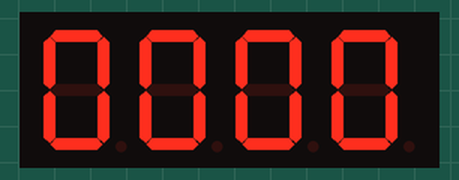
This sketch was run on a simulated Arduino Uno, built with avr-gcc and run on an emulated ATmega328P. On the bench: 4-digit seven-segment display. Wiring (inferred from the names in the program): 4-digit 7-segment display, segments lit when HIGH: segments pin 2, pin 3, pin 4, pin 5, pin 6, pin 7, pin 8; digit selects pin 10, pin 11, pin 12, pin 9. The segment pins are drawn as the display they are named for.

Above: at 0.1 s.
At 4.2 s:
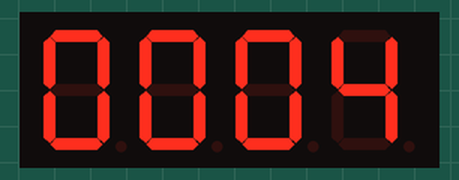
At 9.2 s:
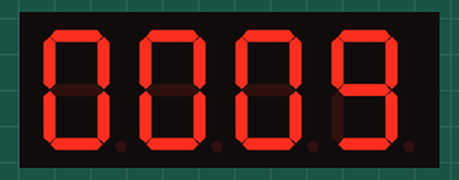
At 19.3 s:
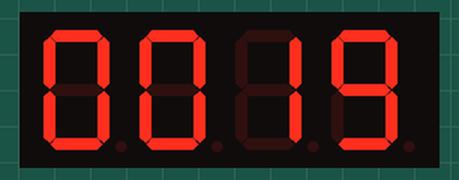
At 28.4 s:
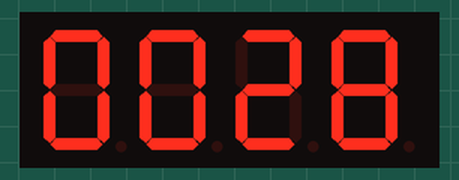
At 38.5 s:
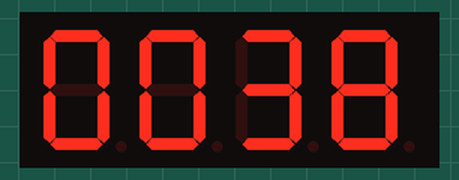

The sketch:

counting.ino
```cpp
/*
  4-Digit Counter (0-9999)
  Uses millis() to count seconds while keeping the display active.
*/

// --- PINS ---
// Segments A-G (via Resistors)
const int segA = 2;
const int segB = 3;
const int segC = 4;
const int segD = 5;
const int segE = 6;
const int segF = 7;
const int segG = 8;

// Digits (Direct connection)
// Note: Digit 4 is on Pin 9 to avoid the Pin 13 LED conflict
const int d1 = 10;
const int d2 = 11;
const int d3 = 12;
const int d4 = 9;

// --- VARIABLES ---
int counter = 0;          // The number we are displaying
unsigned long previousTime = 0; // Stores the last time we updated the counter
const long interval = 1000;     // 1000ms = 1 second speed

// Number Patterns (Common Cathode: 1=ON)
const byte numbers[10][7] = {
  {1, 1, 1, 1, 1, 1, 0}, // 0
  {0, 1, 1, 0, 0, 0, 0}, // 1
  {1, 1, 0, 1, 1, 0, 1}, // 2
  {1, 1, 1, 1, 0, 0, 1}, // 3
  {0, 1, 1, 0, 0, 1, 1}, // 4
  {1, 0, 1, 1, 0, 1, 1}, // 5
  {1, 0, 1, 1, 1, 1, 1}, // 6
  {1, 1, 1, 0, 0, 0, 0}, // 7
  {1, 1, 1, 1, 1, 1, 1}, // 8
  {1, 1, 1, 1, 0, 1, 1}  // 9
};

void setup() {
  for(int i=2; i<=12; i++) pinMode(i, OUTPUT);
  // Don't forget pin 9 for Digit 4 if you moved it
  pinMode(9, OUTPUT);

  // Start with digits OFF
  digitalWrite(d1, HIGH);
  digitalWrite(d2, HIGH);
  digitalWrite(d3, HIGH);
  digitalWrite(d4, HIGH);
}

void loop() {
  // --- PART 1: The Timer (Game Logic) ---
  unsigned long currentTime = millis();

  if (currentTime - previousTime >= interval) {
    previousTime = currentTime;
    counter++;
    if (counter > 9999) counter = 0; // Reset at 9999
  }

  // --- PART 2: The Display (Visual Logic) ---
  // We must run this constantly. No long delays allowed here!

  // Extract digits from the counter (e.g. 1234)
  int thousands = (counter / 1000) % 10;  // 1
  int hundreds  = (counter / 100) % 10;   // 2
  int tens      = (counter / 10) % 10;    // 3
  int ones      = counter % 10;           // 4

  // Multiplexing Cycle
  displayDigit(d1, thousands);
  delay(4); // Short delay for brightness
  displayDigit(d2, hundreds);
  delay(4);
  displayDigit(d3, tens);
  delay(4);
  displayDigit(d4, ones);
  delay(4);
}

void displayDigit(int digitPin, int number) {
  // 1. Turn OFF all digits to prevent ghosting
  digitalWrite(d1, HIGH);
  digitalWrite(d2, HIGH);
  digitalWrite(d3, HIGH);
  digitalWrite(d4, HIGH);

  // 2. Set Segments
  digitalWrite(segA, numbers[number][0]);
  digitalWrite(segB, numbers[number][1]);
  digitalWrite(segC, numbers[number][2]);
  digitalWrite(segD, numbers[number][3]);
  digitalWrite(segE, numbers[number][4]);
  digitalWrite(segF, numbers[number][5]);
  digitalWrite(segG, numbers[number][6]);

  // 3. Turn ON the active digit
  digitalWrite(digitPin, LOW);
}
```

Measured:
- what the display in image 0 shows lasts 1.1 s, from 0.0 s to 1.1 s
